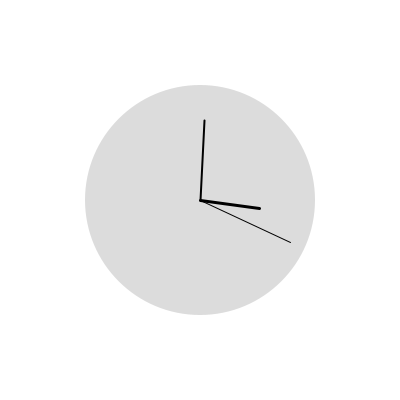
Frame 1 (no input)
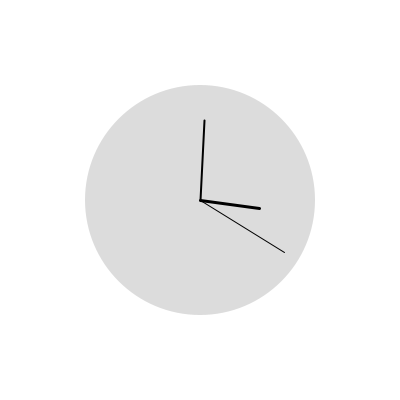
Frame 60 (the mouse pressed at the canvas centre just before this capture)
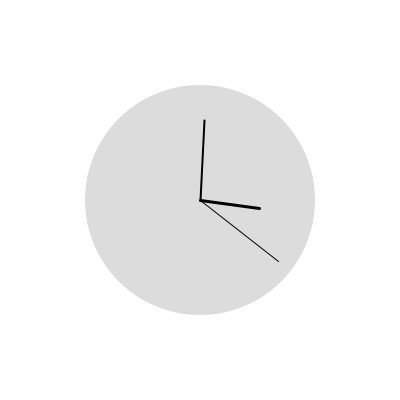
Frame 120 (the mouse held since frame 60 and released just before this capture)

The Processing sketch that drew these frames (run headless with seeded random() and noise(); from frame 60 on, the mouse is pressed at the canvas centre):

// Processing sketch: sketch_06_design_errors
// ── sketch_06_design_errors.pde
// QUESTION 6 -
// map() the values properly so that the clock hands are displayed at the correct angle

float seconds;
float minutes;
float hours;

void setup() {
  size(400,400);
}

void draw() {
  background(255);
  
  fill(220);
  noStroke();
  ellipse(width/2, height/2, 230, 230);
  
  // these are the values that need mapping
   seconds = int(map(second(), 0, 59, 0, 360));
   minutes = int(map(minute(), 0, 59, 0, 6.28));
   hours = int(map(hour(), 0, 11, 0, 360));
   
  stroke(0);
  pushMatrix();
  translate(width/2, height/2);
  rotate(radians(seconds));
  strokeWeight(1);
  line(0, 0, 0, -100);
  popMatrix();
  
  pushMatrix();
  translate(width/2, height/2);
  rotate(radians(minutes));
  strokeWeight(2);
  line(0, 0, 0, -80);
  popMatrix();
  
  pushMatrix();
  translate(width/2, height/2);
  rotate(radians(hours));
  strokeWeight(3);
  line(0, 0, 0, -60);
  popMatrix();
}
